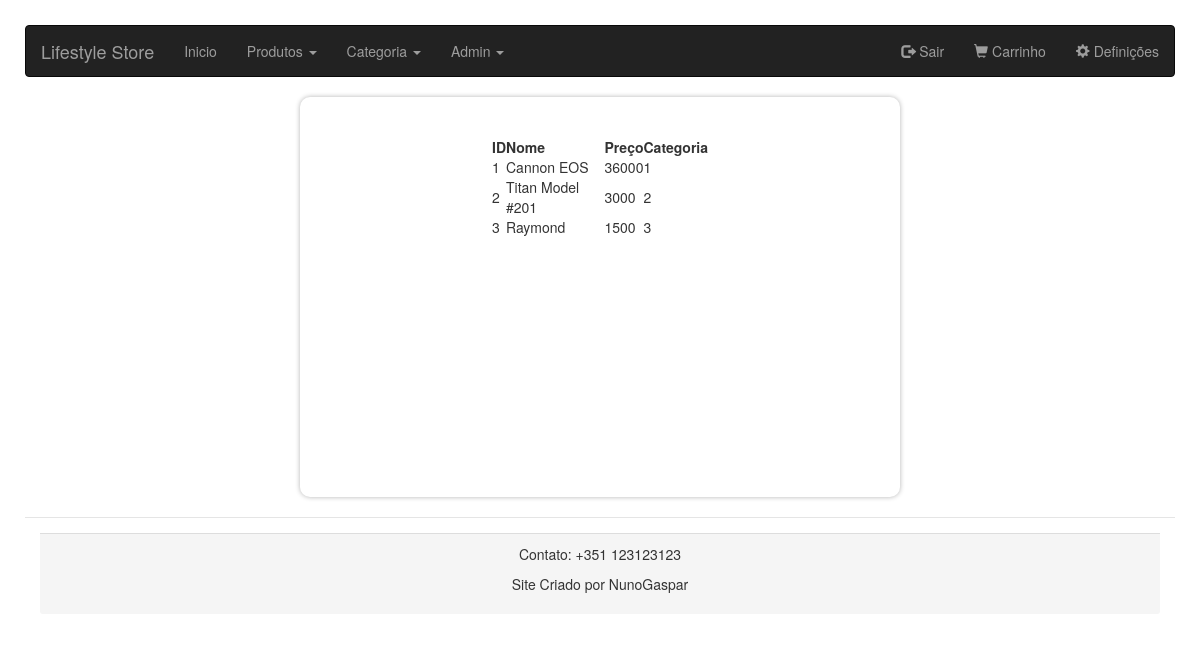
The page /produtosall.php (signed in) on the database its author committed.
### tables this page shows
CREATE TABLE `produtos` (
  `id` int(11) NOT NULL,
  `name` varchar(255) NOT NULL,
  `preco` int(11) NOT NULL,
  `categoria` int(11) NOT NULL,
  `srcimagem` varchar(255) NOT NULL
);

### produtosall.php (the view, shortened to what this page needs)
<?php
    if(isset($_SESSION["user"]) && is_array($_SESSION["user"])){
        $nivelsession = $_SESSION["user"][4];
    }else{
        echo "<script>window.location = 'login.php'</script>";
    }
?>
<!DOCTYPE html>
<html>
    <head>
        <link rel="stylesheet" href="https://maxcdn.bootstrapcdn.com/bootstrap/3.4.1/css/bootstrap.min.css">
    </head>
<body>
<?php
    	require 'dashboardnav.php';
    ?>
        <?php if($nivelsession ==1): ?>
            <center>
                <div class="container">
                    <table width="40%" class="login-email">
                        <tbody>
                            <?php
                                $query = "SELECT * FROM produtos ";
                                $result = mysqli_query($conn, $query);
                                if(mysqli_num_rows($result) > 0){
                            ?>
                                    <tr style="font-weight: bold">
                                        <td>ID</td>
                                        <td>Nome</td>
                                        <td>Preço</td>
                                        <td>Categoria</td>
                                    </tr>
                                    <?php
                                        foreach ($result as $linha) {
                                    ?>
                                    <tr>
                                        <td><?=$linha["id"]; ?></td>
                                        <td><?=$linha["name"]; ?></td>
                                        <td><?=$linha["preco"]; ?></td>
                                        <td><?=$linha["categoria"]; ?></td>
                                    </tr>
                            <?php
                                        }
                                }else{
                            ?>
                                    <tr>
                                        <td colspan="6">Sem Produtos registradas</td>
                                    </tr>
                            <?php
                                }
                            ?>
                        </tbody>
                    </table>
                </div>
            </center>
        <?php endif; ?>
    <br>
    <?php
    	require 'footer.php';
    ?>
</body>
</html>

### produtosall.php (style rules this page uses)
body { padding-top:0px; padding-bottom:50px; margin-bottom: 20px; text-align:center; border: 0px solid black; padding: 25px; background: url('img/dashboard.jpg') center center no-repeat fixed; background-repeat: no-repeat; background-size: 100% 100%; }
.container { width: 600px; min-height: 400px; background: #FFF; border-radius: 10px; box-shadow: 0 0 5px rgba(0,0,0,.3); padding: 40px 30px; }

### rows shown on the page
produtos: id "1", name "Cannon EOS", preco "36000", categoria "1"
produtos: id "2", name "Titan Model #201", preco "3000", categoria "2"
produtos: id "3", name "Raymond", preco "1500", categoria "3"
